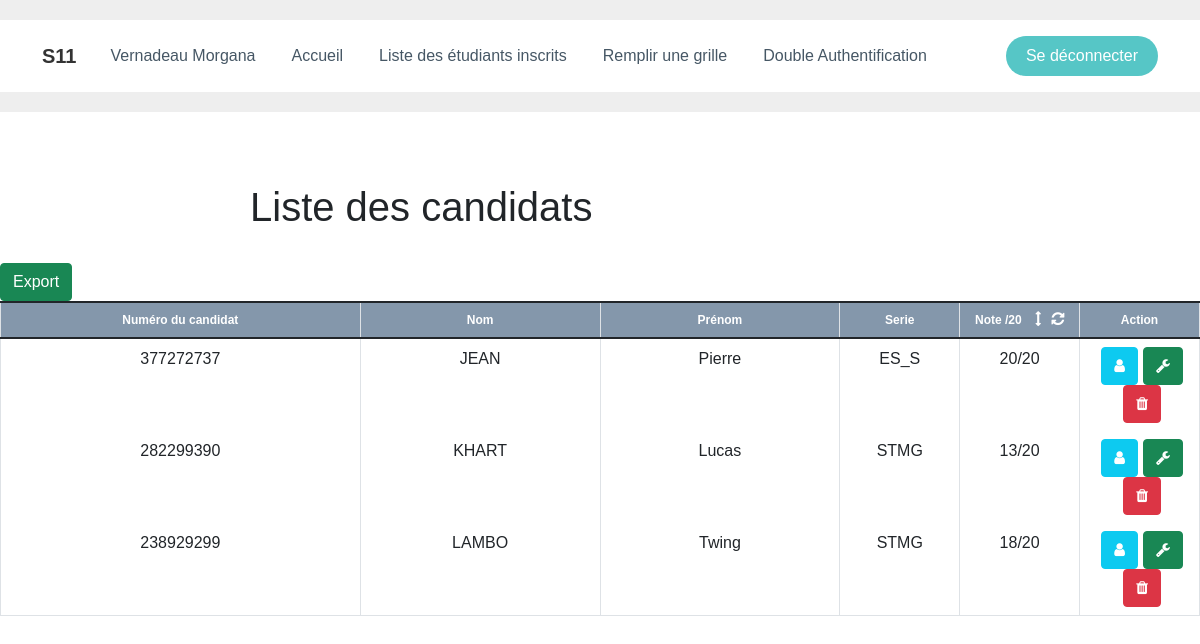
/listGrid.php?req=1 (signed in), run on the app's committed database.
### tables this page shows
CREATE TABLE `grid` (
  `id` int(11) NOT NULL,
  `candidat_number` int(255) NOT NULL,
  `lastname` varchar(50) NOT NULL,
  `firstname` varchar(50) NOT NULL,
  `serie` varchar(50) NOT NULL,
  `serious` varchar(50) NOT NULL,
  `absence` varchar(50) NOT NULL,
  `behavior` varchar(50) NOT NULL,
  `higher_education` varchar(50) NOT NULL,
  `avis_pp` varchar(50) NOT NULL,
  `avis_principal` varchar(50) NOT NULL,
  `motivation_letter` varchar(50) NOT NULL,
  `notice` text NOT NULL,
  `note` int(11) NOT NULL
);

### listGrid.php (the view, shortened to what this page needs)
<!DOCTYPE html>
<html lang="fr">
<head>
    <link rel="stylesheet" href="assets/bootstrap/css/bootstrap.min.css">
    <link rel="stylesheet" href="assets/fonts/font-awesome.min.css">
    <link rel="stylesheet" href="assets/css/Hover-cards.css">
    <link rel="stylesheet" href="assets/css/Modal-Login-form.css">
    <link rel="stylesheet" href="assets/css/Pretty-Registration-Form.css">
    <link rel="stylesheet" href="assets/css/reveal-nav-on-scroll.css">
    <link rel="stylesheet" href="assets/css/styles.css">
    <link rel="stylesheet" href="assets/css/Table-With-Search-1.css">
    <link rel="stylesheet" href="assets/css/Table-With-Search.css">
</head>
<body>
    <?php require('header.php'); ?>
    <div class="col-md-12 search-table-col" style="margin-top: 183px;margin-right: 0px;">
        <h1 style="margin-left: 250px;">Liste des candidats</h1> <br>
        <div class="col-md-12 head">
            <div class="float-right">
                <a href="exportData.php" class="btn btn-success"><i class="dwn"></i> Export</a>
            </div>
</div>
        <div class="table-responsive table table-hover table-bordered results">
            <table class="table table-hover table-bordered">
                <thead class="bill-header cs">
                    <tr>
                        <th id="trs-hd-1" class="col-lg-3">Numéro du candidat</th>
                        <th id="trs-hd-2" class="col-lg-2">Nom</th>
                        <th id="trs-hd-3" class="col-lg-2">Prénom</th>
                        <th id="trs-hd-4" class="col-lg-1">Serie</th>
                        <th id="trs-hd-5" class="col-lg-1">Note /20 <a  style="margin-left: 10px;" href="listGrid.php?req=2" type="button"><i class="fa fa-arrows-v" style="font-size: 15px;color:white;"></i></a><a href="listGrid.php?req=1" style="margin-left: 10px;" type="button"><i style="font-size: 15px;color:white;" class="fa fa-refresh" ></i></a></th>
                        <th id="trs-hd-6" class="col-lg-1">Action</th>
                    </tr>
                </thead>
                <tbody align="center">
                        <?php
                        if($_GET['req'] === "1") {
                            $req = "SELECT * FROM grid";
                        } else if($_GET['req'] === "2") {
                            require('config/connectBDD.php');
                            $req = "SELECT * FROM grid ORDER BY note DESC";
                        }
                            $res= $conn->query($req);
                            while($data = $res->fetch(PDO::FETCH_ASSOC))
                            {
                            $tablo[]=$data;
                            }
                            $nbcol=6;
                            $nb=count($tablo);
                            ?>
                            <?php
                            for($i=0;$i<$nb;$i++){
                            $valeur1=$tablo[$i]['id'];
                            $valeur2=$tablo[$i]['candidat_number'];
                            $valeur3=$tablo[$i]['lastname'];
                            $valeur4=$tablo[$i]['firstname'];
                            $valeur5=$tablo[$i]['serie'];
                            $valeur6=$tablo[$i]['note'];
                            if($i%$nbcol==0)
                            echo ' <tr">';
                            echo '<td >' , $valeur2, '</td>';
                            echo '<td>' , $valeur3, '</td>';
                            echo '<td>' , $valeur4, '</td>';
                            echo '<td>' , $valeur5, '</td>';
                            echo '<td>' , $valeur6, '/20</td>';
                            echo '<td><a class="btn btn-info" href="showGrid.php?id=' ,$valeur1 ,'" style="margin-left: 5px;" type="button"><i class="fa fa-user" style="font-size: 15px;color:white;"></i></a><a class="btn btn-success" style="margin-left: 5px;" href="editGrid.php?id=', $valeur1 , '"type="button"><i class="fa fa-wrench" style="font-size: 15px;"></i></a><a class="btn btn-danger" style="margin-left: 5px;" href="deleteGrid.php?id=', $valeur1 , '"type="button"><i class="fa fa-trash" style="font-size: 15px;"></i></a></td>';
                            }
                        ?>
                </tbody>
            </table>
        </div>
    </div>
</body>
</html>

### assets/css/Hover-cards.css (style rules this page uses)
* { transition: all 0.3s ease-out; }
html, body { height: 100%; font-family: "Nunito", sans-serif; font-size: 16px; }

### assets/css/Modal-Login-form.css (style rules this page uses)
body { font-family: 'Varela Round', sans-serif; }

### assets/css/Table-With-Search-1.css (style rules this page uses)
.bill-header { font-size: 12px; text-align: center; }
.bill-header.cs { background-color: rgba(37,71,106,0.56); color: #fff; }
.search-table-col { margin-top: 100px; }

### assets/css/Table-With-Search.css (style rules this page uses)
.bill-header { font-size: 12px; text-align: center; }
.bill-header.cs { background-color: rgba(37,71,106,0.56); color: #fff; }
.search-table-col { margin-top: 100px; }

### data on the page
grid: candidat_number "377272737", lastname "JEAN", firstname "Pierre", serie "ES_S", note "20"
grid: candidat_number "282299390", lastname "KHART", firstname "Lucas", serie "STMG", note "13"
grid: candidat_number "238929299", lastname "LAMBO", firstname "Twing", serie "STMG", note "18"

### other printed values
$_SESSION['lastname'] "Vernadeau"
$_SESSION['firstname'] "Morgana"
